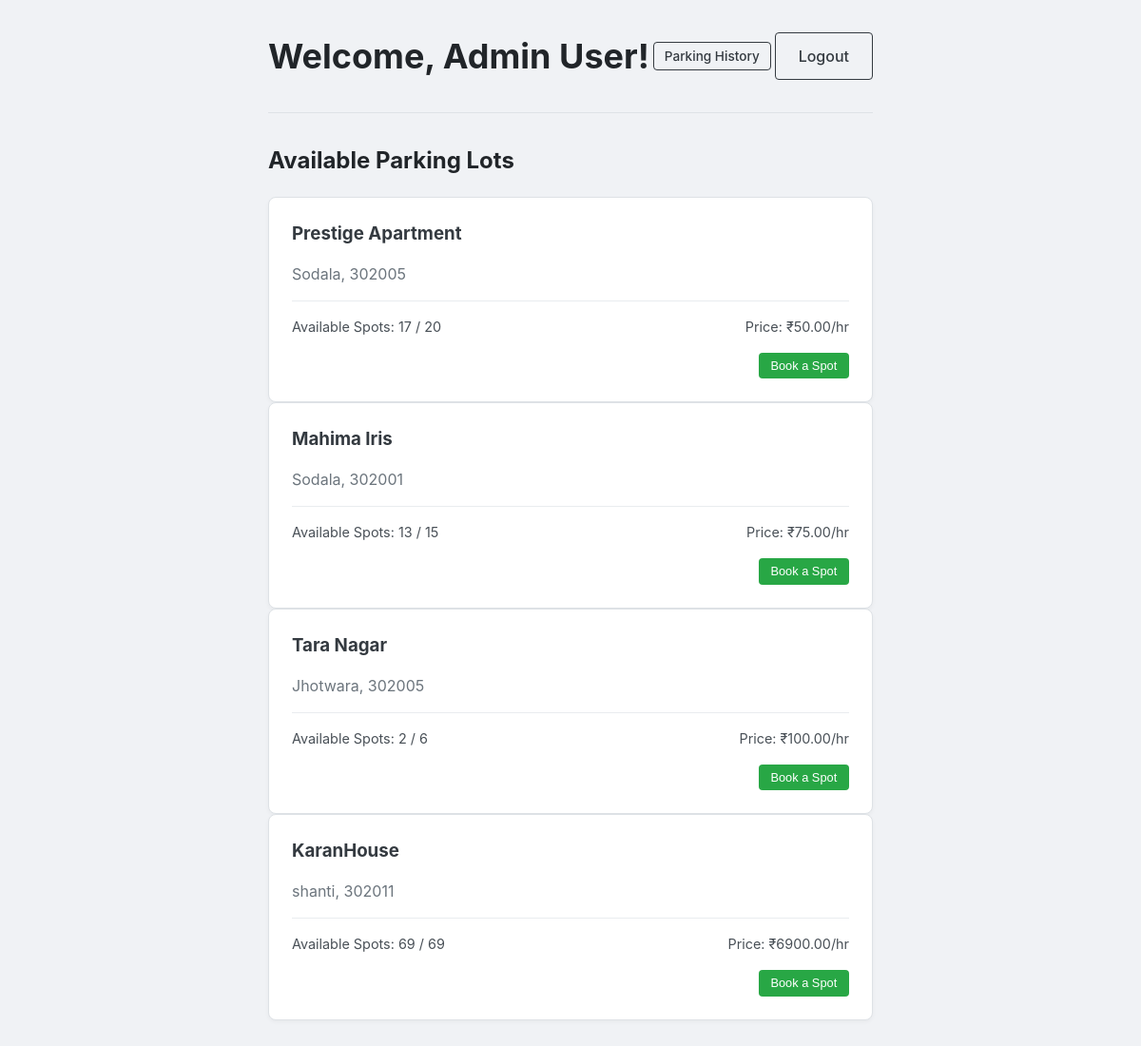
Page /user/dashboard (signed in) on the committed database.
### models/database.py (models this page shows)
class ParkingLot(db.Model):
    __tablename__ = 'parking_lot'
    id = db.Column(db.Integer, primary_key=True)
    name = db.Column(db.String(50), nullable=False)
    address = db.Column(db.String(100), nullable=False)
    pincode = db.Column(db.String(10), nullable=False)
    capacity = db.Column(db.Integer, nullable=False)
    price_per_hour = db.Column(db.Float, nullable=False)
    spots = db.relationship('ParkingSpot', backref='lot', lazy=True, cascade="all, delete-orphan")

### routes/user_routes.py (the view)
@user_bp.route('/user/dashboard')
def user_dashboard():
    if 'user_id' not in session:
        flash('You must be logged in to view this page.', 'danger')
        return redirect(url_for('auth.login'))
    print(f"--- DEBUG: Checking for reservations for user_id: {session.get('user_id')} ---")
    active_reservations = Reservation.query.filter(
        Reservation.user_id == session['user_id'],
        Reservation.end_time.is_(None)
    ).all()
    print(f"--- DEBUG: Query found these reservations: {active_reservations} ---")
    lots = ParkingLot.query.all()
    return render_template('user/user_dashboard.html', lots=lots, active_reservations=active_reservations)

### templates/user/user_dashboard.html (shortened to what this page needs)
{% extends "layout.html" %}
{% block content %}
<div class="dashboard-container">
    <div class="dashboard-header">
        <h1>Welcome, {{ session.full_name }}!</h1>
        <a href="{{ url_for('user.parking_history') }}" class="btn btn-outline btn-sm">Parking History</a>
        <a href="{{ url_for('auth.logout') }}" class="btn btn-outline">Logout</a>
    </div>
    <hr>
    <h2>Available Parking Lots</h2>
    {% for lot in lots %}
        {% set available_spots = lot.spots|selectattr('status', 'equalto', 'A')|list|length %}
        {% if available_spots > 0 %}
        <div class="lot-card">
            <h3>{{ lot.name }}</h3>
            <p class="lot-meta">{{ lot.address }}, {{ lot.pincode }}</p>
            <div class="lot-details">
                <span>Available Spots: {{ available_spots }} / {{ lot.capacity }}</span>
                <span>Price: ₹{{ "%.2f"|format(lot.price_per_hour) }}/hr</span>
            </div>
            <div class="lot-actions">
                <form method="POST" action="{{ url_for('user.book_spot', lot_id=lot.id) }}">
                    <button type="submit" class="btn-action btn-book">Book a Spot</button>
                </form>
            </div>
        </div>
        {% endif %}
    {% endfor %}
</div>
{% endblock %}

### Static/style.css (style rules this page uses)
html { box-sizing: border-box; }
*, *:before, *:after { box-sizing: inherit; }
body { margin: 0; font-family: -apple-system, BlinkMacSystemFont, "Segoe UI", Roboto, "Helvetica Neue", Arial, sans-serif; background-color: #f0f2f5; color: #212529; line-height: 1.5; }
.btn { display: inline-block; font-weight: 500; text-align: center; cursor: pointer; border: 1px solid transparent; padding: 0.75rem 1.5rem; font-size: 1rem; border-radius: 0.25rem; text-decoration: none; transition: all 0.2s ease-in-out; }
.btn-outline { color: #343a40; border-color: #343a40; background-color: transparent; }
.dashboard-container { max-width: 900px; }
.dashboard-header { display: flex; justify-content: space-between; align-items: center; margin-bottom: 1rem; }
.dashboard-header h1 { margin: 0; font-size: 2.25rem; }
hr { margin: 2rem 0; border: 0; border-top: 1px solid #dee2e6; }
.lot-card { background-color: #fff; padding: 1.5rem; border-radius: 0.5rem; border: 1px solid #dee2e6; box-shadow: 0 2px 4px rgba(0,0,0,0.04); }
.lot-card h3 { margin-top: 0; margin-bottom: 0.5rem; color: #343a40; }
.lot-card .lot-meta { color: #6c757d; margin-bottom: 1rem; }
.lot-card .lot-details { display: flex; justify-content: space-between; font-size: 0.9rem; color: #495057; border-top: 1px solid #e9ecef; padding-top: 1rem; margin-top: 1rem; }
.lot-actions { margin-top: 1rem; text-align: right; }
.btn-action { display: inline-block; padding: 0.4rem 0.8rem; font-size: 0.8rem; font-weight: 500; border-radius: 0.25rem; text-decoration: none; border: none; cursor: pointer; }
.btn-book { background-color: #28a745; color: #fff; }
.btn-sm { padding: 0.23rem 0.70rem; font-size: 0.85rem; }

### rows in the picture
ParkingLot: name "Prestige Apartment", address "Sodala", pincode "302005", available_spots "17", capacity "20", price_per_hour "50.00"
ParkingLot: name "Mahima Iris", address "Sodala", pincode "302001", available_spots "13", capacity "15", price_per_hour "75.00"
ParkingLot: name "Tara Nagar", address "Jhotwara", pincode "302005", available_spots "2", capacity "6", price_per_hour "100.00"
ParkingLot: name "KaranHouse", address "shanti", pincode "302011", capacity "69", price_per_hour "6900.00"

### other values in the picture
{{ session.full_name }} "Admin User"
